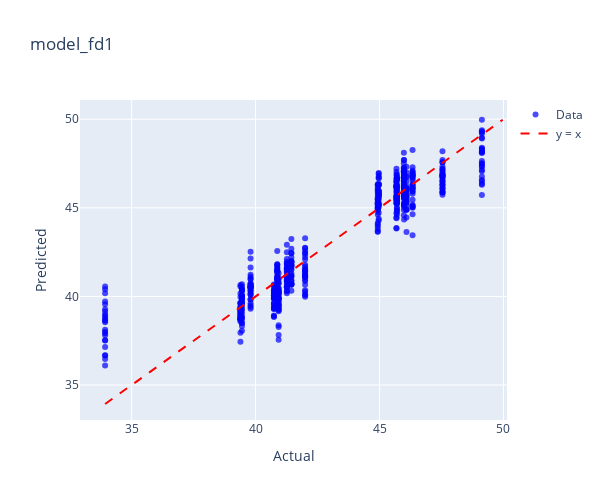
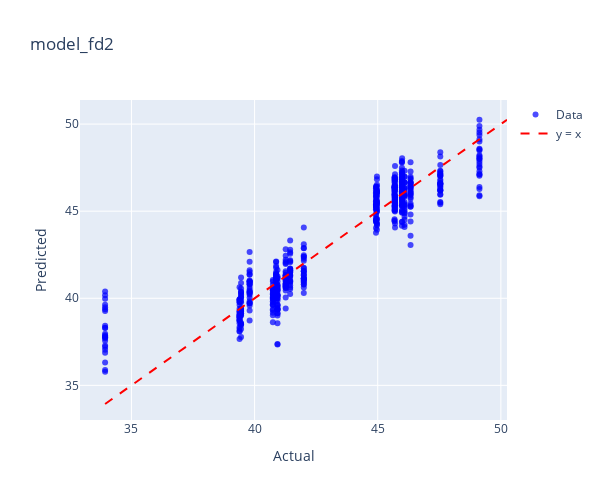
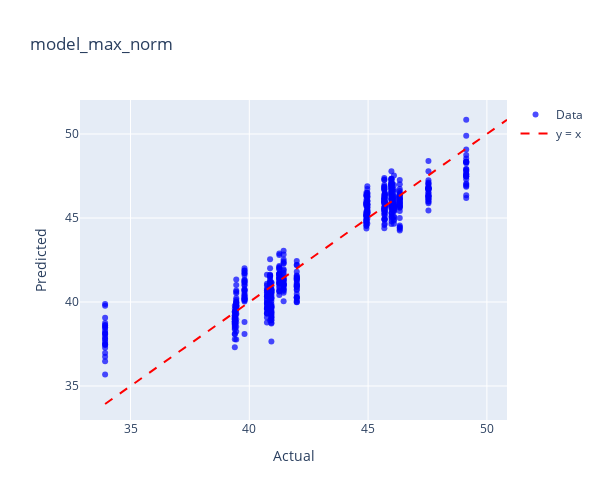
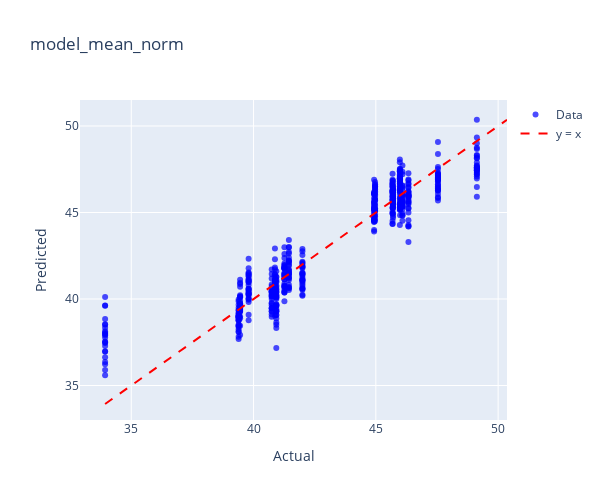

Notebook code for these charts, in order:
### Code cell
model_dict = {
    'model_fd1': (model_fd1, kadar_air_fd1),
    'model_fd2': (model_fd2, kadar_air_fd2),
    'model_max_norm': (model_max_norm, kadar_air_max_norm),
    'model_mean_norm': (model_mean_norm, kadar_air_mean_norm),
    'model_msc': (model_msc, kadar_air_msc),
    'model_ori': (model_ori, kadar_air_ori),
    'model_range_norm': (model_range_norm, kadar_air_range_norm),
    'model_sg1': (model_sg1, kadar_air_sg1),
    'model_sg2': (model_sg2, kadar_air_sg2),
    'model_snv': (model_snv, kadar_air_snv),
}

for name, (model, data) in model_dict.items():
    print(f"Plotting for {name}")
    plot_actual_vs_predicted_plotly(model, data, 'Kadar Air',name)

### Figure 1 — Plotly figure (JSON) as saved in the notebook; plotly's stock layout.template omitted (floating-point values rounded to 4 significant figures; data arrays with more than 128 entries replaced by an {"elided": "..."} marker saying what was removed)
{"data": [{"hovertemplate": "Index: %{text}<br>Actual: %{x}<br>Predicted: %{y}<extra></extra>", "marker": {"color": "blue", "opacity": 0.7, "size": 6}, "mode": "markers", "name": "Data", "text": {"elided": "578 str values"}, "type": "scatter", "x": {"elided": "578 float values"}, "y": {"elided": "578 float values"}}, {"line": {"color": "red", "dash": "dash"}, "mode": "lines", "name": "y = x", "type": "scatter", "x": [33.93, 49.97], "y": [33.93, 49.97]}], "layout": {"height": 500, "title": {"text": "model_fd1"}, "width": 600, "xaxis": {"title": {"text": "Actual"}}, "yaxis": {"title": {"text": "Predicted"}}}}

### Figure 2 — Plotly figure (JSON) as saved in the notebook; plotly's stock layout.template omitted (floating-point values rounded to 4 significant figures; data arrays with more than 128 entries replaced by an {"elided": "..."} marker saying what was removed)
{"data": [{"hovertemplate": "Index: %{text}<br>Actual: %{x}<br>Predicted: %{y}<extra></extra>", "marker": {"color": "blue", "opacity": 0.7, "size": 6}, "mode": "markers", "name": "Data", "text": {"elided": "578 str values"}, "type": "scatter", "x": {"elided": "578 float values"}, "y": {"elided": "578 float values"}}, {"line": {"color": "red", "dash": "dash"}, "mode": "lines", "name": "y = x", "type": "scatter", "x": [33.93, 50.25], "y": [33.93, 50.25]}], "layout": {"height": 500, "title": {"text": "model_fd2"}, "width": 600, "xaxis": {"title": {"text": "Actual"}}, "yaxis": {"title": {"text": "Predicted"}}}}

### Figure 3 — Plotly figure (JSON) as saved in the notebook; plotly's stock layout.template omitted (floating-point values rounded to 4 significant figures; data arrays with more than 128 entries replaced by an {"elided": "..."} marker saying what was removed)
{"data": [{"hovertemplate": "Index: %{text}<br>Actual: %{x}<br>Predicted: %{y}<extra></extra>", "marker": {"color": "blue", "opacity": 0.7, "size": 6}, "mode": "markers", "name": "Data", "text": {"elided": "578 str values"}, "type": "scatter", "x": {"elided": "578 float values"}, "y": {"elided": "578 float values"}}, {"line": {"color": "red", "dash": "dash"}, "mode": "lines", "name": "y = x", "type": "scatter", "x": [33.93, 50.85], "y": [33.93, 50.85]}], "layout": {"height": 500, "title": {"text": "model_max_norm"}, "width": 600, "xaxis": {"title": {"text": "Actual"}}, "yaxis": {"title": {"text": "Predicted"}}}}

### Figure 4 — Plotly figure (JSON) as saved in the notebook; plotly's stock layout.template omitted (floating-point values rounded to 4 significant figures; data arrays with more than 128 entries replaced by an {"elided": "..."} marker saying what was removed)
{"data": [{"hovertemplate": "Index: %{text}<br>Actual: %{x}<br>Predicted: %{y}<extra></extra>", "marker": {"color": "blue", "opacity": 0.7, "size": 6}, "mode": "markers", "name": "Data", "text": {"elided": "578 str values"}, "type": "scatter", "x": {"elided": "578 float values"}, "y": {"elided": "578 float values"}}, {"line": {"color": "red", "dash": "dash"}, "mode": "lines", "name": "y = x", "type": "scatter", "x": [33.93, 50.36], "y": [33.93, 50.36]}], "layout": {"height": 500, "title": {"text": "model_mean_norm"}, "width": 600, "xaxis": {"title": {"text": "Actual"}}, "yaxis": {"title": {"text": "Predicted"}}}}
